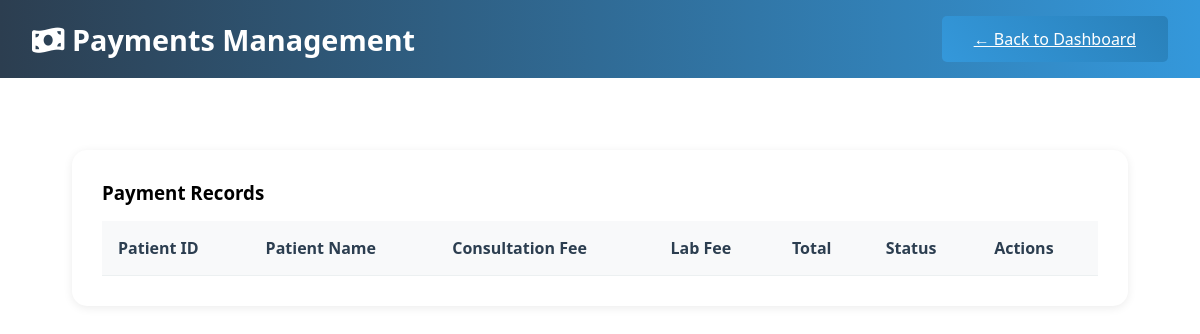
The page /payments.php on the database as committed earlier.
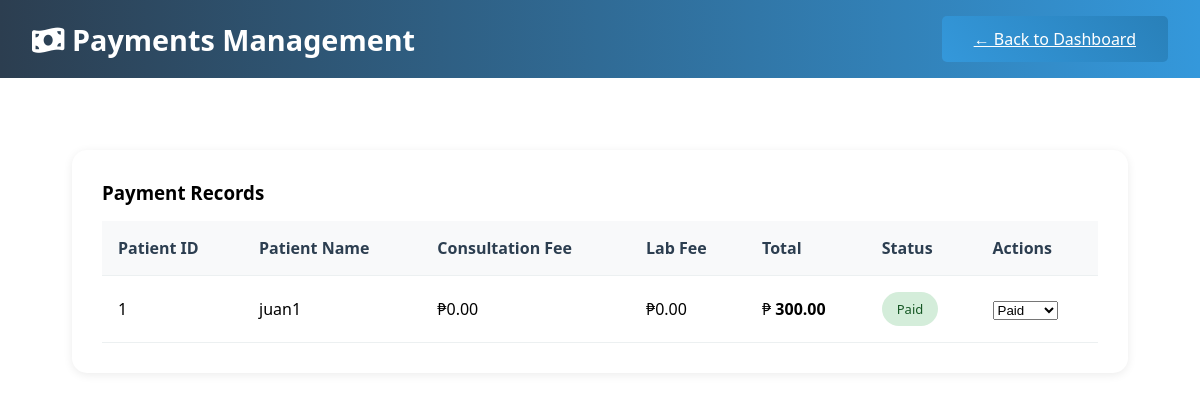
The same page on the database as committed later.
### tables this page shows
CREATE TABLE `payments` (
  `payment_id` int(11) NOT NULL,
  `patient_id` int(11) NOT NULL,
  `total_amount` decimal(10,2) NOT NULL DEFAULT 0.00,
  `payment_status` varchar(20) DEFAULT 'Unpaid',
  `payment_date` timestamp NOT NULL DEFAULT current_timestamp(),
  `lab_fee` decimal(10,2) DEFAULT 0.00,
  `consultation_fee` decimal(10,2) DEFAULT 0.00,
  `laboratory_fee` decimal(10,2) DEFAULT 0.00
);

CREATE TABLE `patients` (
  `patient_id` int(11) NOT NULL,
  `fullname` varchar(100) NOT NULL,
  `age` int(11) DEFAULT NULL,
  `gender` varchar(10) DEFAULT NULL,
  `address` text DEFAULT NULL,
  `contact_number` varchar(20) DEFAULT NULL,
  `date_registered` timestamp NOT NULL DEFAULT current_timestamp()
);

### payments.php (the view, shortened to what this page needs)
<?php include 'config.php'; ?>
<!DOCTYPE html>
<html lang="en">
<head>
    <link rel="stylesheet" href="style.css">
    <link rel="stylesheet" href="https://cdnjs.cloudflare.com/ajax/libs/font-awesome/6.0.0/css/all.min.css">
</head>
<body>
    <div class="container">
        <header>
            <h1><i class="fas fa-money-bill-wave"></i> Payments Management</h1>
            <a href="index.php" class="btn primary">← Back to Dashboard</a>
        </header>
        <main>
            <div class="card">
                <h3>Payment Records</h3>
                <table class="table">
                    <thead>
                        <tr>
                            <th>Patient ID</th>
                            <th>Patient Name</th>
                            <th>Consultation Fee</th>
                            <th>Lab Fee</th>
                            <th>Total</th>
                            <th>Status</th>
                            <th>Actions</th>
                        </tr>
                    </thead>
                    <tbody>
                        <?php
                        $stmt = $pdo->query("
                            SELECT
                                py.payment_id,
                                py.patient_id,
                                p.fullname,
                                py.consultation_fee,
                                py.laboratory_fee,
                                py.total_amount,
                                py.payment_status
                            FROM payments py
                            JOIN patients p ON py.patient_id = p.patient_id
                            ORDER BY py.payment_id DESC
                        ");
                        while ($row = $stmt->fetch()) {
                            $statusClass = strtolower($row['payment_status']);
                        ?>
                            <tr>
                                <td><?= $row['patient_id'] ?></td>
                                <td><?= htmlspecialchars($row['fullname']) ?></td>
                                <td>₱<?= number_format($row['consultation_fee'] ?? 0, 2) ?></td>
                                <td>₱<?= number_format($row['laboratory_fee'] ?? 0, 2) ?></td>
                                <td>
                                    ₱<strong>
                                        <?= number_format($row['total_amount'] ?? 0, 2) ?>
                                    </strong>
                                </td>
                                <td>
                                    <span class="status <?= $statusClass ?>">
                                        <?= $row['payment_status'] ?>
                                    </span>
                                </td>
                                <td>
                                    <select onchange="updatePayment(<?= $row['payment_id'] ?>, this.value)">
                                        <option value="Paid" <?= ($row['payment_status'] == 'Paid') ? 'selected' : '' ?>>
                                            Paid
                                        </option>
                                    </select>
                                </td>
                            </tr>
                        <?php } ?>
                    </tbody>
                </table>
            </div>
        </main>
    </div>
</body>
</html>

Rows that differ between the two databases and show on the page:
added payments: patient "1", patient.fullname "juan1", consultation_fee "0.00", laboratory_fee "0.00", total_amount "300.00", payment_status "Paid", payment_status+payment_id "Paid"
